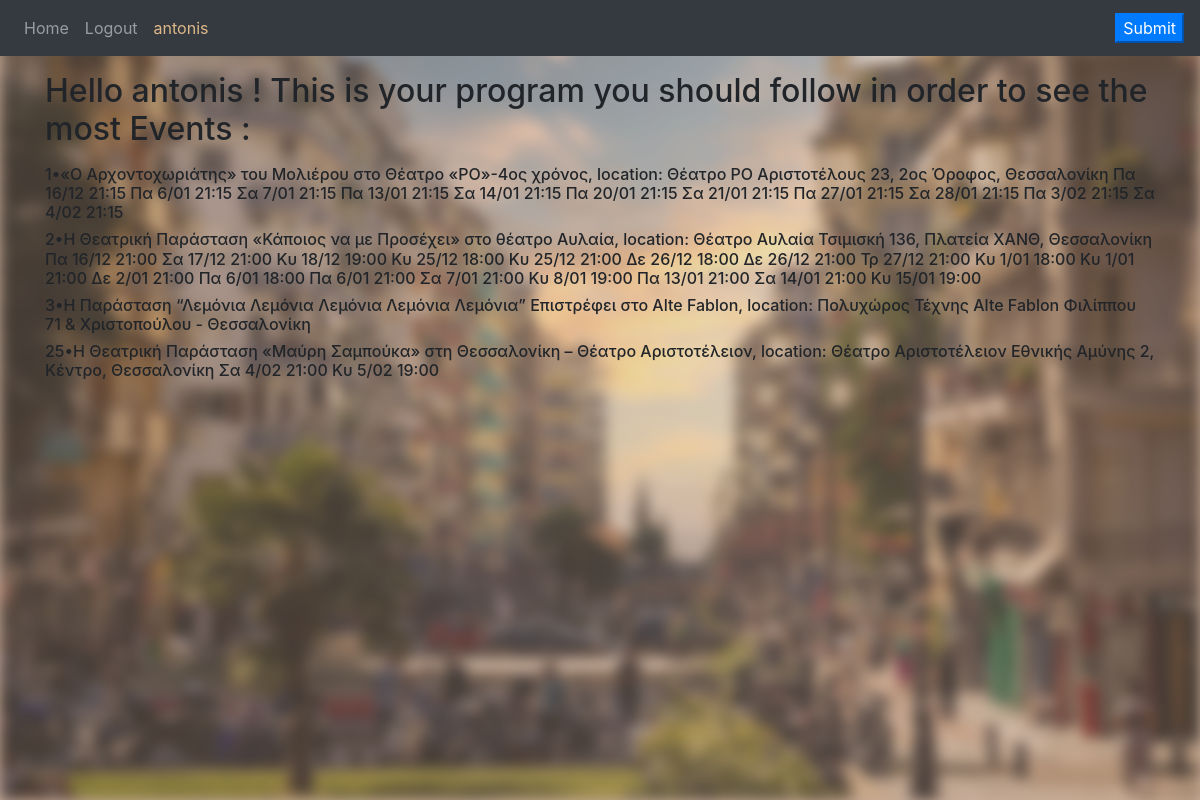
/UserEvents (signed in), run on the app's committed database.
### website/models.py (models this page shows)
class User(db.Model , UserMixin):
    id = db.Column(db.Integer , primary_key = True)
    email = db.Column(db.String(150), unique = True)
    firstName = db.Column(db.String(150))
    password = db.Column(db.String(150))
    result = db.relationship('Result')

class Result(db.Model):
    id = db.Column(db.Integer , primary_key = True )
    result = db.Column(db.String(100000))
    user_id =db.Column(db.Integer , db.ForeignKey('user.id'))

### website/views.py (the view)
@views.route('UserEvents' , methods = ['GET'])
def UserEvents():
    results = list()
    result = Result.query.all()
    for r in result:
        if r.user_id == current_user.id:
            results.append(r.result)
    return  render_template("UserEvents.html" , user = current_user , results = results)

### website/templates/UserEvents.html (shortened to what this page needs)
{% extends "base.html" %}
    {% block content %}
    <head>
    </head>
    <body style="text-align: center;">
        <img class = "background" src="static/img/thess.jpg" alt="Aleq">
            <p><h2>Hello  {{user.firstName}} ! This is your program you should follow in order to see the most Events : </h2></p>
        {%for r in results%}
         <h6>{{r}}</h6>
        {%endfor%}
    </body>
{% endblock%}

### website/templates/base.html (shortened to what this page needs)
<!DOCTYPE html>
<html>
  <head>
    <link
      rel="stylesheet"
      href="https://stackpath.bootstrapcdn.com/bootstrap/4.4.1/css/bootstrap.min.css"
    />
    <link
      rel="stylesheet"
      href="https://stackpath.bootstrapcdn.com/font-awesome/4.7.0/css/font-awesome.min.css"
    />
  </head>
  <body  style="background-color: rgb(199, 172, 152);">
    <nav class="navbar navbar-expand-lg navbar-dark bg-dark">
      <div class="collapse navbar-collapse" id="navbar">
        <div class="navbar-nav">
          {% if user.is_authenticated %}
          <a class="nav-item nav-link" id="home" href="/">Home</a>
          <a class="nav-item nav-link" id="logout" href="/logout">Logout</a>
          <a class="nav-item nav-link" id="firstName" href="/UserEvents" style="color: burlywood;">{{user.firstName}}</a>
          {% else %}
          <a class="nav-item nav-link" id="login" href="/login">Login</a>
          <a class="nav-item nav-link" id="singup" href="/signup">Sign Up</a>
          {% endif %}
        </div>
      </div>
      <form>
        {% if user.is_authenticated %}
        <button type="button"  class="btn-primary" id="submit">Submit</button>
        {% endif %}
      </form>
    </nav>
    <div class="container">{% block content %} {% endblock %}</div>
  </body>
</html>

### website/templates/UserEvents.html (style rules this page uses)
img.background { position: absolute; left: 0px; top: 0px; z-index: -1; width: 100%; opacity: 0.65; height: 100%; -webkit-filter: blur(5px); filter: blur(7px); }

### data on the page
User: firstName "antonis"
Result: result "1•«Ο Αρχοντοχωριάτης» του Μολιέρου στο Θέατρο «ΡΟ»-4ος χρόνος, location: Θέατρο ΡΟ Αριστοτέλους 23, 2ος Όροφος, Θεσσαλονίκη Πα 16/12 21:15 Πα 6/01 21:15 Σα 7/01 21:15 Πα 13/01 21:15 Σα 14/01 21:15 Πα 20/01 21:15 Σα 21/01 21:15 Πα 27/01 21:15 Σα 28/01 21:15 Πα 3/02 21:15 Σα 4/02 21:15"
Result: result "2•Η Θεατρική Παράσταση «Κάποιος να με Προσέχει» στο θέατρο Αυλαία, location: Θέατρο Αυλαία Τσιμισκή 136, Πλατεία ΧΑΝΘ, Θεσσαλονίκη Πα 16/12 21:00 Σα 17/12 21:00 Κυ 18/12 19:00 Κυ 25/12 18:00 Κυ 25/12 21:00 Δε 26/12 18:00 Δε 26/12 21:00 Τρ 27/12 21:00 Κυ 1/01 18:00 Κυ 1/01 21:00 Δε 2/01 21:00 Πα 6/01 18:00 Πα 6/01 21:00 Σα 7/01 21:00 Κυ 8/01 19:00 Πα 13/01 21:00 Σα 14/01 21:00 Κυ 15/01 19:00"
Result: result "3•Η Παράσταση “Λεμόνια Λεμόνια Λεμόνια Λεμόνια Λεμόνια” Επιστρέφει στο Alte Fablon, location: Πολυχώρος Τέχνης Alte Fablon Φιλίππου 71 & Χριστοπούλου - Θεσσαλονίκη"
Result: result "25•Η Θεατρική Παράσταση «Μαύρη Σαμπούκα» στη Θεσσαλονίκη – Θέατρο Αριστοτέλειον, location: Θέατρο Αριστοτέλειον Εθνικής Αμύνης 2, Κέντρο, Θεσσαλονίκη Σα 4/02 21:00 Κυ 5/02 19:00"
